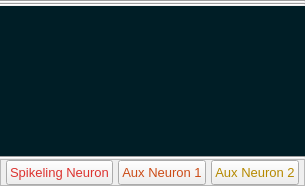
                      <widget class="QWidget" name="page_103_1_2">
                       <layout class="QVBoxLayout" name="verticalLayout_49">
                        <property name="spacing">
                         <number>0</number>
                        </property>
                        <property name="leftMargin">
                         <number>0</number>
                        </property>
                        <property name="topMargin">
                         <number>0</number>
                        </property>
                        <property name="rightMargin">
                         <number>0</number>
                        </property>
                        <property name="bottomMargin">
                         <number>0</number>
                        </property>
                        <item>
                         <widget class="PlotWidget" name="DataAnalysis_Oscilloscope_widget1_2_0" native="true">
                          <property name="sizePolicy">
                           <sizepolicy hsizetype="Preferred" vsizetype="Expanding">
                            <horstretch>0</horstretch>
                            <verstretch>0</verstretch>
                           </sizepolicy>
                          </property>
                          <property name="styleSheet">
                           <string notr="true">background-color: rgb(0, 30, 38);</string>
                          </property>
                         </widget>
                        </item>
                        <item>
                         <widget class="Line" name="line_30">
                          <property name="orientation">
                           <enum>Qt::Horizontal</enum>
                          </property>
                         </widget>
                        </item>
                        <item>
                         <widget class="PlotWidget" name="DataAnalysis_Oscilloscope_widget1_2_1" native="true">
                          <property name="sizePolicy">
                           <sizepolicy hsizetype="Preferred" vsizetype="Expanding">
                            <horstretch>0</horstretch>
                            <verstretch>0</verstretch>
                           </sizepolicy>
                          </property>
                          <property name="minimumSize">
                           <size>
                            <width>0</width>
                            <height>0</height>
                           </size>
                          </property>
                          <property name="maximumSize">
                           <size>
                            <width>16777215</width>
                            <height>16777215</height>
                           </size>
                          </property>
                          <property name="styleSheet">
                           <string notr="true">background-color: rgb(0, 30, 38);</string>
                          </property>
                         </widget>
                        </item>
                        <item>
                         <widget class="Line" name="line_29">
                          <property name="orientation">
                           <enum>Qt::Horizontal</enum>
                          </property>
                         </widget>
                        </item>
                        <item>
                         <widget class="PlotWidget" name="DataAnalysis_Oscilloscope_widget1_2_2" native="true">
                          <property name="sizePolicy">
                           <sizepolicy hsizetype="Preferred" vsizetype="Fixed">
                            <horstretch>0</horstretch>
                            <verstretch>0</verstretch>
                           </sizepolicy>
                          </property>
                          <property name="minimumSize">
                           <size>
                            <width>0</width>
                            <height>150</height>
                           </size>
                          </property>
                          <property name="maximumSize">
                           <size>
                            <width>16777215</width>
                            <height>150</height>
                           </size>
                          </property>
                          <property name="font">
                           <font>
                            <pointsize>11</pointsize>
                           </font>
                          </property>
                          <property name="styleSheet">
                           <string notr="true">background-color: rgb(0, 30, 38);</string>
                          </property>
                         </widget>
                        </item>
                        <item>
                         <widget class="Line" name="line_34">
                          <property name="orientation">
                           <enum>Qt::Horizontal</enum>
                          </property>
                         </widget>
                        </item>
                        <item>
                         <widget class="QFrame" name="DataAnalysis_Neurons_pushButton12_frame">
                          <property name="sizePolicy">
                           <sizepolicy hsizetype="Preferred" vsizetype="Preferred">
                            <horstretch>0</horstretch>
                            <verstretch>0</verstretch>
                           </sizepolicy>
                          </property>
                          <property name="minimumSize">
                           <size>
                            <width>0</width>
                            <height>25</height>
                           </size>
                          </property>
                          <property name="frameShape">
                           <enum>QFrame::StyledPanel</enum>
                          </property>
                          <property name="frameShadow">
                           <enum>QFrame::Raised</enum>
                          </property>
                          <layout class="QHBoxLayout" name="horizontalLayout_103">
                           <property name="spacing">
                            <number>5</number>
                           </property>
                           <property name="leftMargin">
                            <number>5</number>
                           </property>
                           <property name="topMargin">
                            <number>0</number>
                           </property>
                           <property name="rightMargin">
                            <number>5</number>
                           </property>
                           <property name="bottomMargin">
                            <number>0</number>
                           </property>
                           <item>
                            <widget class="QPushButton" name="DataAnalysis_Neuron0Vm_pushButton12">
                             <property name="minimumSize">
                              <size>
                               <width>25</width>
                               <height>0</height>
                              </size>
                             </property>
                             <property name="maximumSize">
                              <size>
                               <width>16777215</width>
                               <height>25</height>
                              </size>
                             </property>
                             <property name="font">
                              <font>
                               <pointsize>10</pointsize>
                              </font>
                             </property>
                             <property name="styleSheet">
                              <string notr="true">color: rgb(220, 50, 47);</string>
                             </property>
                             <property name="text">
                              <string>Spikeling Neuron</string>
                             </property>
                            </widget>
                           </item>
                           <item>
                            <widget class="QPushButton" name="DataAnalysis_Neuron1Vm_pushButton12">
                             <property name="minimumSize">
                              <size>
                               <width>0</width>
                               <height>25</height>
                              </size>
                             </property>
                             <property name="maximumSize">
                              <size>
                               <width>16777215</width>
                               <height>25</height>
                              </size>
                             </property>
                             <property name="font">
                              <font>
                               <pointsize>10</pointsize>
                              </font>
                             </property>
                             <property name="styleSheet">
                              <string notr="true">color: rgb(203, 75, 22);</string>
                             </property>
                             <property name="text">
                              <string>Aux Neuron 1</string>
                             </property>
                            </widget>
                           </item>
                           <item>
                            <widget class="QPushButton" name="DataAnalysis_Neuron2Vm_pushButton12">
                             <property name="sizePolicy">
                              <sizepolicy hsizetype="Minimum" vsizetype="Fixed">
                               <horstretch>0</horstretch>
                               <verstretch>25</verstretch>
                              </sizepolicy>
                             </property>
                             <property name="minimumSize">
                              <size>
                               <width>0</width>
                               <height>25</height>
                              </size>
                             </property>
                             <property name="maximumSize">
                              <size>
                               <width>16777215</width>
                               <height>25</height>
                              </size>
                             </property>
                             <property name="font">
                              <font>
                               <pointsize>10</pointsize>
                              </font>
                             </property>
                             <property name="styleSheet">
                              <string notr="true">color: rgb(181, 137, 0);</string>
                             </property>
                             <property name="text">
                              <string>Aux Neuron 2</string>
                             </property>
                            </widget>
                           </item>
                          </layout>
                         </widget>
                        </item>
                       </layout>
                      </widget>
